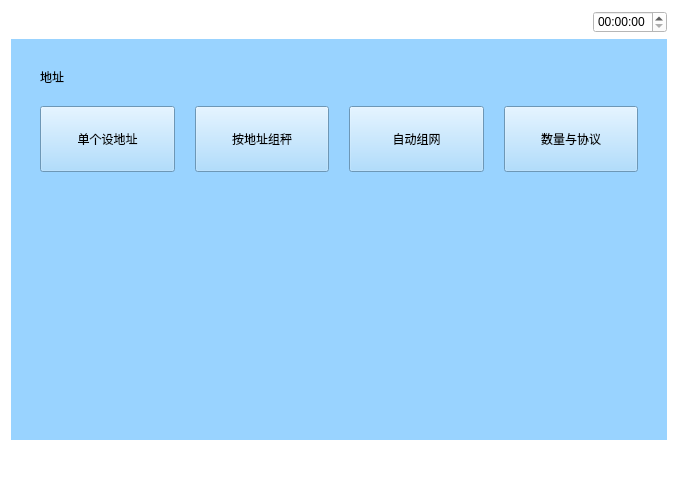
<?xml version="1.0" encoding="UTF-8"?>
<ui version="4.0">
 <class>Dizhi</class>
 <widget class="QWidget" name="Dizhi">
  <property name="geometry">
   <rect>
    <x>0</x>
    <y>0</y>
    <width>678</width>
    <height>482</height>
   </rect>
  </property>
  <property name="windowTitle">
   <string>Form</string>
  </property>
  <property name="styleSheet">
   <string notr="true">background-color: rgb(255, 255, 255);</string>
  </property>
  <layout class="QVBoxLayout" name="verticalLayout" stretch="1,5,1">
   <item>
    <layout class="QHBoxLayout" name="horizontalLayout_6">
     <item>
      <widget class="QPushButton" name="pushButton_5">
       <property name="text">
        <string/>
       </property>
       <property name="icon">
        <iconset resource="myimages.qrc">
         <normaloff>:/image/images/4g.png</normaloff>:/image/images/4g.png</iconset>
       </property>
       <property name="flat">
        <bool>true</bool>
       </property>
      </widget>
     </item>
     <item>
      <widget class="QPushButton" name="pushButton_6">
       <property name="text">
        <string/>
       </property>
       <property name="icon">
        <iconset resource="myimages.qrc">
         <normaloff>:/image/images/wireless.svg</normaloff>:/image/images/wireless.svg</iconset>
       </property>
       <property name="flat">
        <bool>true</bool>
       </property>
      </widget>
     </item>
     <item>
      <widget class="QPushButton" name="pushButton_7">
       <property name="text">
        <string/>
       </property>
       <property name="icon">
        <iconset resource="myimages.qrc">
         <normaloff>:/image/images/bl.svg</normaloff>:/image/images/bl.svg</iconset>
       </property>
       <property name="flat">
        <bool>true</bool>
       </property>
      </widget>
     </item>
     <item>
      <widget class="QPushButton" name="pushButton_8">
       <property name="text">
        <string/>
       </property>
       <property name="icon">
        <iconset resource="myimages.qrc">
         <normaloff>:/image/images/locate.svg</normaloff>:/image/images/locate.svg</iconset>
       </property>
       <property name="flat">
        <bool>true</bool>
       </property>
      </widget>
     </item>
     <item>
      <spacer name="horizontalSpacer_5">
       <property name="orientation">
        <enum>Qt::Horizontal</enum>
       </property>
       <property name="sizeHint" stdset="0">
        <size>
         <width>40</width>
         <height>20</height>
        </size>
       </property>
      </spacer>
     </item>
     <item>
      <widget class="QTimeEdit" name="timeEdit_3"/>
     </item>
    </layout>
   </item>
   <item>
    <widget class="QWidget" name="widget" native="true">
     <property name="sizePolicy">
      <sizepolicy hsizetype="Preferred" vsizetype="Preferred">
       <horstretch>0</horstretch>
       <verstretch>0</verstretch>
      </sizepolicy>
     </property>
     <property name="contextMenuPolicy">
      <enum>Qt::DefaultContextMenu</enum>
     </property>
     <property name="styleSheet">
      <string notr="true">background-color: rgb(153, 211, 255);</string>
     </property>
     <layout class="QVBoxLayout" name="verticalLayout_2">
      <item>
       <layout class="QGridLayout" name="gridLayout_2">
        <property name="margin">
         <number>20</number>
        </property>
        <property name="spacing">
         <number>20</number>
        </property>
        <item row="1" column="2">
         <widget class="QPushButton" name="autoNetwork">
          <property name="minimumSize">
           <size>
            <width>66</width>
            <height>66</height>
           </size>
          </property>
          <property name="text">
           <string>自动组网</string>
          </property>
         </widget>
        </item>
        <item row="0" column="0">
         <widget class="QLabel" name="label">
          <property name="text">
           <string>地址</string>
          </property>
         </widget>
        </item>
        <item row="1" column="0">
         <widget class="QPushButton" name="setSingleAddress">
          <property name="minimumSize">
           <size>
            <width>66</width>
            <height>66</height>
           </size>
          </property>
          <property name="text">
           <string>单个设地址</string>
          </property>
         </widget>
        </item>
        <item row="2" column="0">
         <spacer name="verticalSpacer">
          <property name="orientation">
           <enum>Qt::Vertical</enum>
          </property>
          <property name="sizeHint" stdset="0">
           <size>
            <width>20</width>
            <height>40</height>
           </size>
          </property>
         </spacer>
        </item>
        <item row="2" column="2">
         <spacer name="verticalSpacer_3">
          <property name="orientation">
           <enum>Qt::Vertical</enum>
          </property>
          <property name="sizeHint" stdset="0">
           <size>
            <width>20</width>
            <height>40</height>
           </size>
          </property>
         </spacer>
        </item>
        <item row="2" column="3">
         <spacer name="verticalSpacer_4">
          <property name="orientation">
           <enum>Qt::Vertical</enum>
          </property>
          <property name="sizeHint" stdset="0">
           <size>
            <width>20</width>
            <height>40</height>
           </size>
          </property>
         </spacer>
        </item>
        <item row="1" column="3">
         <widget class="QPushButton" name="number">
          <property name="minimumSize">
           <size>
            <width>66</width>
            <height>66</height>
           </size>
          </property>
          <property name="text">
           <string>数量与协议</string>
          </property>
         </widget>
        </item>
        <item row="1" column="1">
         <widget class="QPushButton" name="addressWeigh">
          <property name="minimumSize">
           <size>
            <width>66</width>
            <height>66</height>
           </size>
          </property>
          <property name="text">
           <string>按地址组秤</string>
          </property>
         </widget>
        </item>
        <item row="2" column="1">
         <spacer name="verticalSpacer_2">
          <property name="orientation">
           <enum>Qt::Vertical</enum>
          </property>
          <property name="sizeHint" stdset="0">
           <size>
            <width>20</width>
            <height>40</height>
           </size>
          </property>
         </spacer>
        </item>
       </layout>
      </item>
     </layout>
    </widget>
   </item>
   <item>
    <layout class="QHBoxLayout" name="horizontalLayout_2">
     <item>
      <widget class="QPushButton" name="returnIndex">
       <property name="font">
        <font>
         <family>AR PL UMing TW MBE</family>
        </font>
       </property>
       <property name="styleSheet">
        <string notr="true">border-image: url(:/image/images/index.svg);</string>
       </property>
       <property name="text">
        <string/>
       </property>
       <property name="icon">
        <iconset resource="myimages.qrc">
         <normaloff>:/image/images/index.svg</normaloff>:/image/images/index.svg</iconset>
       </property>
       <property name="iconSize">
        <size>
         <width>40</width>
         <height>40</height>
        </size>
       </property>
       <property name="flat">
        <bool>true</bool>
       </property>
      </widget>
     </item>
     <item>
      <spacer name="horizontalSpacer_3">
       <property name="orientation">
        <enum>Qt::Horizontal</enum>
       </property>
       <property name="sizeHint" stdset="0">
        <size>
         <width>40</width>
         <height>20</height>
        </size>
       </property>
      </spacer>
     </item>
     <item>
      <widget class="QPushButton" name="returnPage">
       <property name="text">
        <string/>
       </property>
       <property name="icon">
        <iconset resource="myimages.qrc">
         <normaloff>:/image/images/shangyiye.svg</normaloff>:/image/images/shangyiye.svg</iconset>
       </property>
       <property name="iconSize">
        <size>
         <width>40</width>
         <height>40</height>
        </size>
       </property>
       <property name="flat">
        <bool>true</bool>
       </property>
      </widget>
     </item>
    </layout>
   </item>
  </layout>
 </widget>
 <resources>
  <include location="myimages.qrc"/>
 </resources>
 <connections/>
</ui>
